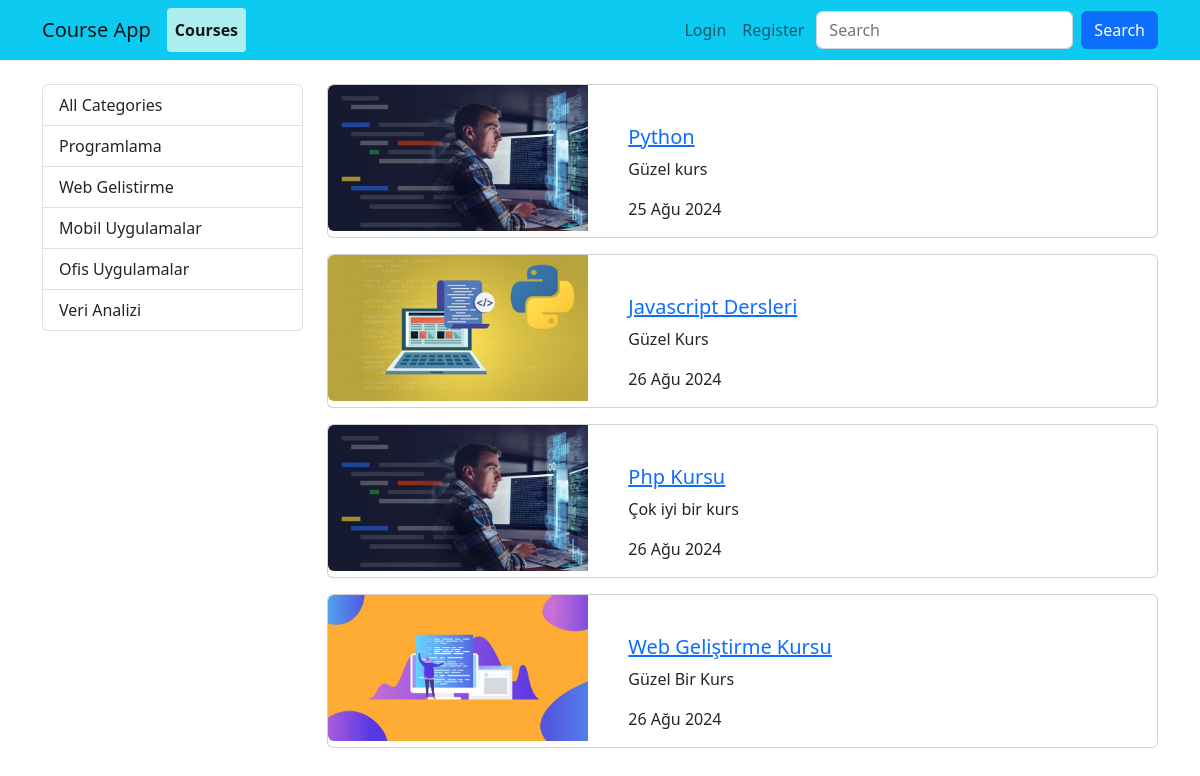
Page /courses/ on the committed database.
### courses/models.py (models this page shows, shortened)
class Category(models.Model):
    name = models.CharField(max_length=40)
    slug = models.SlugField(null=False,default="",unique=True, db_index=True,blank=True,editable=True)

class Course(models.Model):
    title = models.CharField(max_length=50)
    description =models.TextField()
    image = models.ImageField(upload_to="images",default="")
    date = models.DateField(auto_now_add=True)
    isActive = models.BooleanField(default=False)
    isHome = models.BooleanField(default=False)
    slug = models.SlugField(null=False,default="",unique=True, db_index=True,blank=True,editable=False)
    categories = models.ManyToManyField(Category,related_name="kurslar",blank=True)

### courses/views.py (the view)
# urls.py: path("",views.index,name="courses"),
def index(request):
    courses = Course.objects.filter(isActive=1,isHome=True).order_by("date")
    category = Category.objects.all()
    return render(request, "courses/index.html",{
        "courses":courses,
        "categories":category
    })

### courses/templates/courses/index.html (shortened to what this page needs)
{% extends "layout.html" %}
{% load static %}
{% block css_files %}
    <link rel="stylesheet" href="{% static "/courses/css/style.css" %}">
{% endblock css_files %}
{% block content %}
    <div class="container">
        <div class="row mt-4">
            <div class="col-3">
                {% include "courses/partials/_categories.html" %}
            </div>
            <div class="col-9" >
                {% for course in courses %}
                    {% include "courses/partials/_course-card.html" %}
                {% endfor %}
            </div>
        </div>
    </div>
{% endblock content %}

### courses/templates/courses/partials/_categories.html
<div class="list-group">
    <a href="{% url "courses" %}" class="list-group-item list-group-item-action">All Categories</a>
    {% for category in categories %}
        <a href="{% url 'courses_by_category' category.slug %}" class="list-group-item list-group-item-action {% if category.slug == selected_category %}active{% endif %}">{{category.name |title}}</a>
    {% endfor %}
</div>

### courses/templates/courses/partials/_course-card.html
{% load static %}
<div class="card mb-3">
    <div class="row">
        <div class="col-4">
            <img class="img-fluid rounded-start" src="{{course.image.url}}" alt="{{course.title}}">
        </div>
        <div class="col-8 mt-4">
            <div class="card-body">
                <a href="{% url "course_detail" course.slug %}">
                    <h5 class="card-title">{{course.title | title}}</h5>
                </a>
                <p class="card-text">{{course.description | capfirst | truncatechars:20}}</p>
                <span>{{course.date | date:"SHORT_DATE_FORMAT" }}</span>
            </div>
        </div>
    </div>
</div>

### rows in the picture
Category: name "Programlama"
Category: name "Web Gelistirme"
Category: name "Mobil Uygulamalar"
Category: name "Ofis Uygulamalar"
Category: name "Veri Analizi"
Course: image (picture), title "Python", description "Güzel kurs", date "25 Ağu 2024"
Course: image (picture), title "Javascript Dersleri", description "Güzel Kurs", date "26 Ağu 2024"
Course: image (picture), title "Php Kursu", description "Çok iyi bir kurs", date "26 Ağu 2024"
Course: image (picture), title "Web Geliştirme Kursu", description "Güzel Bir Kurs", date "26 Ağu 2024"
